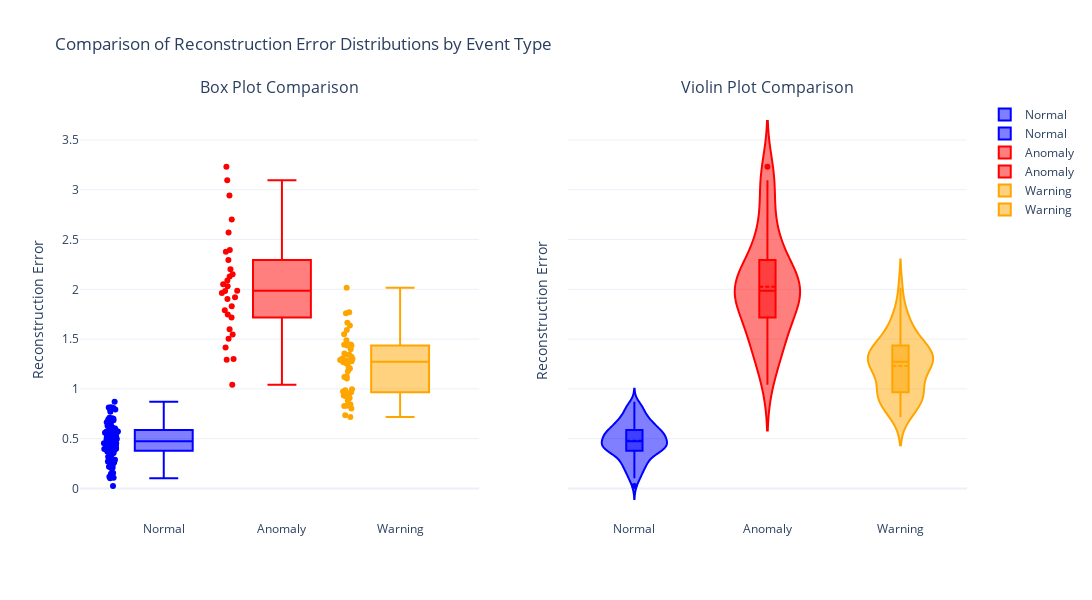

The notebook cell saved with this chart:
### Markdown cell above
## Create a Custom Visualization

Let's create a custom visualization that compares all event types in a single figure.

### Code cell
# Create a figure with subplots
fig = make_subplots(rows=1, cols=2,
                   subplot_titles=('Box Plot Comparison', 'Violin Plot Comparison'),
                   shared_yaxes=True)

# Colors for different event types
colors = {'Normal': 'blue', 'Anomaly': 'red', 'Warning': 'orange'}

# Add box plots for each event type
for event_type in event_types:
    filtered_df = df[df['eventType'] == event_type]
    
    # Add box plot
    fig.add_trace(
        go.Box(y=filtered_df['reconstruction_error'],
               name=event_type,
               boxpoints='all',
               jitter=0.3,
               pointpos=-1.8,
               marker_color=colors[event_type]),
        row=1, col=1
    )
    
    # Add violin plot
    fig.add_trace(
        go.Violin(y=filtered_df['reconstruction_error'],
                 name=event_type,
                 box_visible=True,
                 meanline_visible=True,
                 line_color=colors[event_type]),
        row=1, col=2
    )

# Update layout
fig.update_layout(
    title='Comparison of Reconstruction Error Distributions by Event Type',
    height=600,
    width=1200,
    template='plotly_white'
)

# Update y-axis labels
fig.update_yaxes(title_text='Reconstruction Error', row=1, col=1)
fig.update_yaxes(title_text='Reconstruction Error', row=1, col=2)

# Show the figure
fig.show()

### Figure 1 — Plotly figure (JSON) as saved in the notebook; plotly's stock layout.template omitted (floating-point values rounded to 4 significant figures)
{"data": [{"boxpoints": "all", "jitter": 0.3, "marker": {"color": "blue"}, "name": "Normal", "pointpos": -1.8, "type": "box", "xaxis": "x", "y": [0.5993, 0.4723, 0.6295, 0.8046, 0.4532, 0.4532, 0.8158, 0.6535, 0.4061, 0.6085, 0.4073, 0.4069, 0.5484, 0.1173, 0.155, 0.3875, 0.2974, 0.5628, 0.3184, 0.2175, 0.7931, 0.4548, 0.5135, 0.2151, 0.3911, 0.5222, 0.2698, 0.5751, 0.3799, 0.4417, 0.3797, 0.8705, 0.4973, 0.2885, 0.6645, 0.2558, 0.5418, 0.1081, 0.2344, 0.5394, 0.6477, 0.5343, 0.4769, 0.4398, 0.2043, 0.356, 0.4079, 0.7114, 0.5687, 0.1474, 0.5648, 0.423, 0.3646, 0.6223, 0.7062, 0.6863, 0.3322, 0.4382, 0.5663, 0.6951, 0.4042, 0.4629, 0.2787, 0.2608, 0.6625, 0.7712, 0.4856, 0.7007, 0.5723, 0.371, 0.5723, 0.8076, 0.4928, 0.8129, 0.02395, 0.6644, 0.5174, 0.4402, 0.5184, 0.1025, 0.4561, 0.5714, 0.7956, 0.3963, 0.3383, 0.3996, 0.6831, 0.5658, 0.394, 0.6027, 0.5194, 0.6937, 0.3596, 0.4345, 0.4216, 0.2073, 0.5592, 0.5522, 0.501, 0.4531], "yaxis": "y"}, {"box": {"visible": true}, "line": {"color": "blue"}, "meanline": {"visible": true}, "name": "Normal", "type": "violin", "xaxis": "x2", "y": [0.5993, 0.4723, 0.6295, 0.8046, 0.4532, 0.4532, 0.8158, 0.6535, 0.4061, 0.6085, 0.4073, 0.4069, 0.5484, 0.1173, 0.155, 0.3875, 0.2974, 0.5628, 0.3184, 0.2175, 0.7931, 0.4548, 0.5135, 0.2151, 0.3911, 0.5222, 0.2698, 0.5751, 0.3799, 0.4417, 0.3797, 0.8705, 0.4973, 0.2885, 0.6645, 0.2558, 0.5418, 0.1081, 0.2344, 0.5394, 0.6477, 0.5343, 0.4769, 0.4398, 0.2043, 0.356, 0.4079, 0.7114, 0.5687, 0.1474, 0.5648, 0.423, 0.3646, 0.6223, 0.7062, 0.6863, 0.3322, 0.4382, 0.5663, 0.6951, 0.4042, 0.4629, 0.2787, 0.2608, 0.6625, 0.7712, 0.4856, 0.7007, 0.5723, 0.371, 0.5723, 0.8076, 0.4928, 0.8129, 0.02395, 0.6644, 0.5174, 0.4402, 0.5184, 0.1025, 0.4561, 0.5714, 0.7956, 0.3963, 0.3383, 0.3996, 0.6831, 0.5658, 0.394, 0.6027, 0.5194, 0.6937, 0.3596, 0.4345, 0.4216, 0.2073, 0.5592, 0.5522, 0.501, 0.4531], "yaxis": "y2"}, {"boxpoints": "all", "jitter": 0.3, "marker": {"color": "red"}, "name": "Anomaly", "pointpos": -1.8, "type": "box", "xaxis": "x", "y": [1.292, 1.79, 1.829, 1.599, 1.919, 2.202, 2.943, 2.087, 2.129, 1.963, 1.041, 1.987, 2.03, 3.232, 1.904, 2.151, 1.983, 1.416, 2.571, 2.376, 2.396, 1.545, 2.701, 1.299, 2.293, 3.095, 1.505, 1.717, 2.05, 1.748], "yaxis": "y"}, {"box": {"visible": true}, "line": {"color": "red"}, "meanline": {"visible": true}, "name": "Anomaly", "type": "violin", "xaxis": "x2", "y": [1.292, 1.79, 1.829, 1.599, 1.919, 2.202, 2.943, 2.087, 2.129, 1.963, 1.041, 1.987, 2.03, 3.232, 1.904, 2.151, 1.983, 1.416, 2.571, 2.376, 2.396, 1.545, 2.701, 1.299, 2.293, 3.095, 1.505, 1.717, 2.05, 1.748], "yaxis": "y2"}, {"boxpoints": "all", "jitter": 0.3, "marker": {"color": "orange"}, "name": "Warning", "pointpos": -1.8, "type": "box", "xaxis": "x", "y": [0.7348, 1.221, 0.8813, 1.342, 0.9242, 1.665, 0.965, 1.103, 1.444, 0.8307, 1.268, 1.592, 0.7178, 1.255, 1.278, 1.435, 0.8289, 0.8039, 1.357, 1.289, 1.275, 1.304, 0.996, 1.27, 1.288, 0.9857, 1.76, 1.342, 0.8426, 1.397, 0.9076, 1.436, 1.548, 0.9538, 1.489, 1.324, 1.447, 1.769, 1.126, 0.9739, 0.9331, 0.9553, 1.177, 1.302, 1.283, 1.448, 1.204, 1.636, 1.121, 2.016], "yaxis": "y"}, {"box": {"visible": true}, "line": {"color": "orange"}, "meanline": {"visible": true}, "name": "Warning", "type": "violin", "xaxis": "x2", "y": [0.7348, 1.221, 0.8813, 1.342, 0.9242, 1.665, 0.965, 1.103, 1.444, 0.8307, 1.268, 1.592, 0.7178, 1.255, 1.278, 1.435, 0.8289, 0.8039, 1.357, 1.289, 1.275, 1.304, 0.996, 1.27, 1.288, 0.9857, 1.76, 1.342, 0.8426, 1.397, 0.9076, 1.436, 1.548, 0.9538, 1.489, 1.324, 1.447, 1.769, 1.126, 0.9739, 0.9331, 0.9553, 1.177, 1.302, 1.283, 1.448, 1.204, 1.636, 1.121, 2.016], "yaxis": "y2"}], "layout": {"annotations": [{"font": {"size": 16}, "showarrow": false, "text": "Box Plot Comparison", "x": 0.225, "xanchor": "center", "xref": "paper", "y": 1, "yanchor": "bottom", "yref": "paper"}, {"font": {"size": 16}, "showarrow": false, "text": "Violin Plot Comparison", "x": 0.775, "xanchor": "center", "xref": "paper", "y": 1, "yanchor": "bottom", "yref": "paper"}], "height": 600, "title": {"text": "Comparison of Reconstruction Error Distributions by Event Type"}, "width": 1200, "xaxis": {"anchor": "y", "domain": [0, 0.45]}, "xaxis2": {"anchor": "y2", "domain": [0.55, 1]}, "yaxis": {"anchor": "x", "domain": [0, 1], "title": {"text": "Reconstruction Error"}}, "yaxis2": {"anchor": "x2", "domain": [0, 1], "matches": "y", "showticklabels": false, "title": {"text": "Reconstruction Error"}}}}
